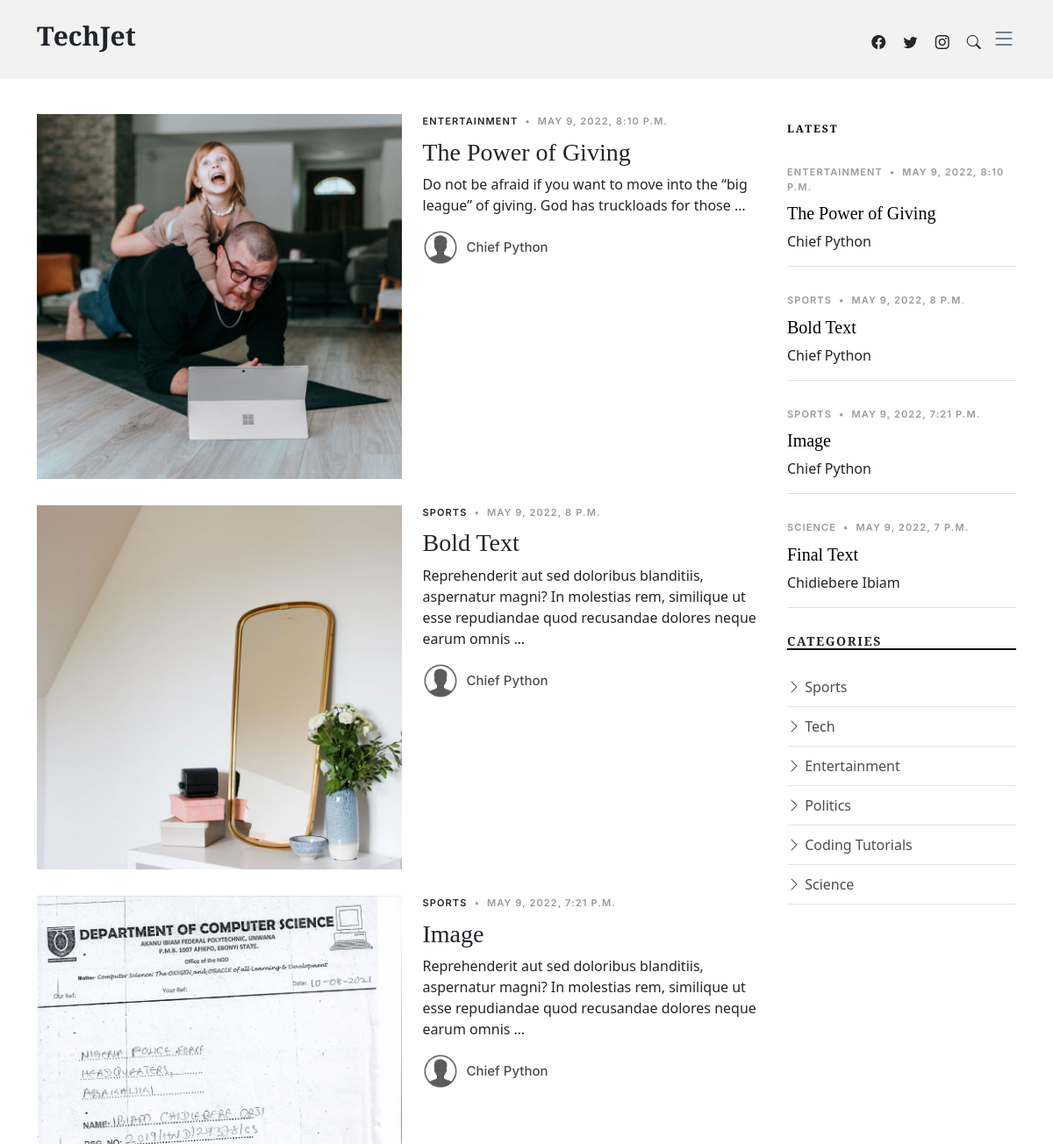
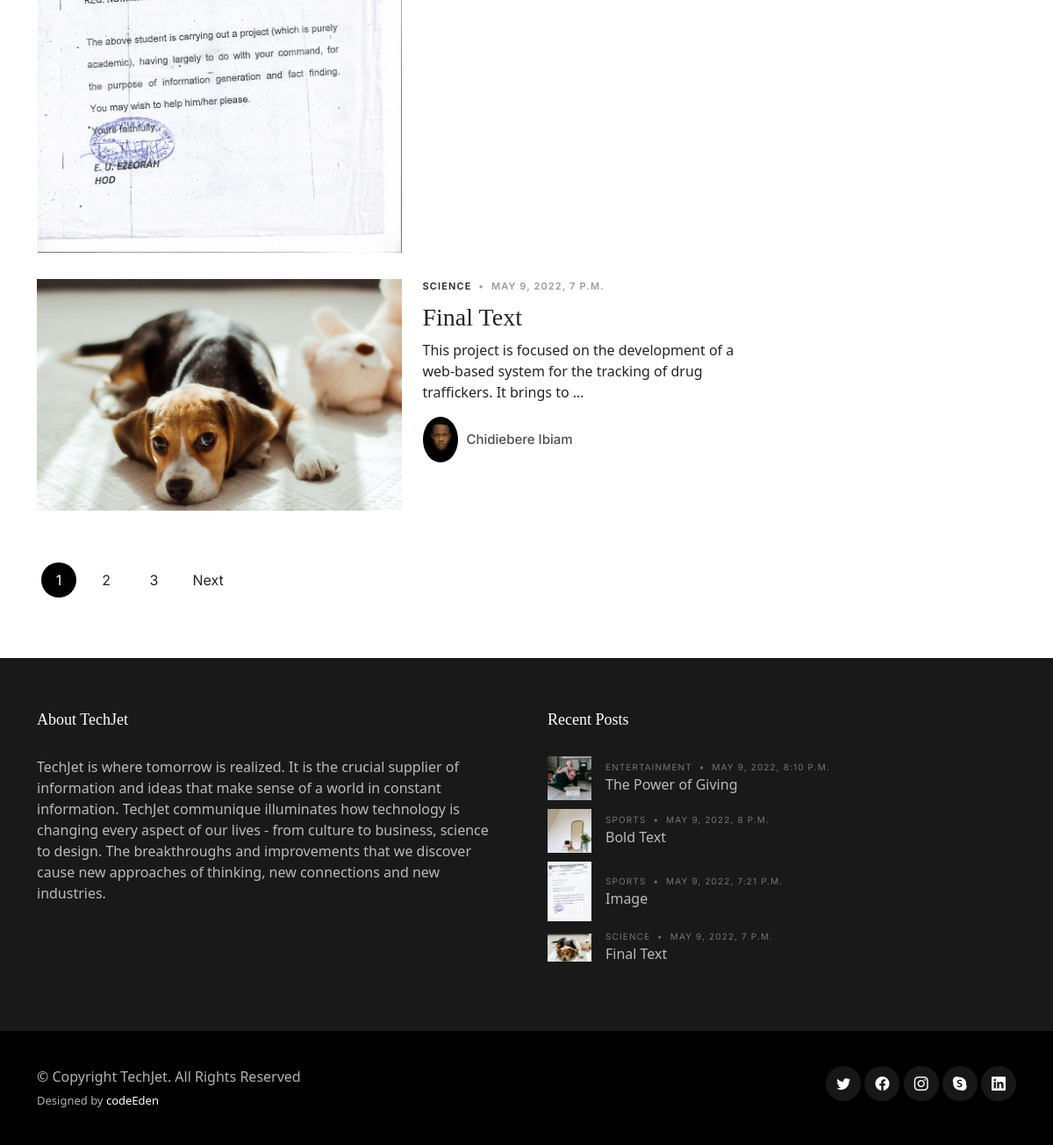
The page / on the database its author committed (2 pictures, top to bottom).
### blog/models.py (models this page shows, shortened)
class Post (models.Model):
    title = models.CharField(max_length=255)
    subtitle = models.CharField(max_length=255)
    header_image = models.ImageField(null=True, blank = True, upload_to = "images/")
    category = models.CharField(max_length=255, default = 'uncategorized')
    author = models.ForeignKey(User, on_delete=models.CASCADE)
    body = RichTextField(blank=True, null=True)
    post_date = models.DateTimeField(default=timezone.now)
    likes = models.ManyToManyField(User, related_name='blog_post')

class Profile(models.Model):
    user = models.OneToOneField(User, null=True, on_delete=models.CASCADE)
    bio = models.TextField()
    profile_pic = models.ImageField(null=True, blank = True, upload_to = "profile/")
    website_url = models.CharField(max_length=255, null=True, blank = True)
    facebook_url = models.CharField(max_length=255, null=True, blank = True)
    twitter_url = models.CharField(max_length=255, null=True, blank = True)
    instagram_url = models.CharField(max_length=255, null=True, blank = True)

class Category(models.Model):
    name = models.CharField(max_length=255)
    def __str__(self):
        return self.name

### blog/views.py (the view)
# urls.py: path('', views.HomeView.as_view(), name='home'),
class HomeView(ListView):
    model = Post
    template_name = 'home.html'
    paginate_by = 4
    ordering = ['-post_date']
    def get_context_data(self, *args, **kwargs):
        cat_menu = Category.objects.all()
        posts = Post.objects.filter (post_date__lte = timezone.now()).order_by('-post_date')
        few_post = posts[:4]
        context = super(HomeView, self).get_context_data(*args, **kwargs)
        context["cat_menu"] = cat_menu
        context["few_post"] = few_post
        return context

### blog/templatetags/main_extra.py (called while the page is built)
@register.filter
def page_window (page, last, size = 7):
    if page < size // 2 + 1:
        return range(1, min(size+1, last + 1))
    else:
        return range(page - size // 2, min(last + 1, page + 1 + size // 2))

### blog/templates/home.html (shortened to what this page needs)
{% extends 'base.html' %}
{% load static %}
  {% block content %}
  <main id="main">
    <section>
      <div class="container">
        <div class="row">
          <div class="col-md-9" data-aos="fade-up">
            {% for post in object_list %}
            <div class="d-md-flex post-entry-2 half">
              <a href="{% url 'article-detail' post.pk %}" class="me-4 thumbnail">
                {% if post.header_image %}
                <img src="{{ post.header_image.url }}" alt="" class="img-fluid" style="border-image: 900px 751px;">
                {% endif %}
              </a>
              <div>
                <div class="post-meta"><span class="date"> <a href="{% url 'category' post.category|slugify %}">{{ post.category | title}}</a> </span> <span class="mx-1">&bullet;</span> <span>{{ post.post_date }}</span>
                </div>
                <h3><a href="{% url 'article-detail' post.pk %}">{{post.title}}</a></h3>
                <p>{{post.subtitle | truncatewords:20|safe }}</p>
                <div class="d-flex align-items-center author">
                  <div class="photo">
                      {% if post.author.profile.profile_pic %}
                      <img src="{{ post.author.profile.profile_pic.url }}" class="img-fluid">
                      {% else %}
                      <img src="{% static 'ablog\images\male.png' %}" class="img-fluid">
                      {% endif %}
                    </div>
                  <div class="name">
                    <h3 class="m-0 p-0">{{post.author.first_name}} {{post.author.last_name}}</h3>
                  </div>
                </div>
              </div>
            </div>
            {% endfor %}
            <div class="text-start py-4">
                {% load main_extra %}
              <div class="custom-pagination">
                {% for page_number in page_obj.number|page_window:page_obj.paginator.num_pages %}
                <a href="?page={{ page_number }}" class="{% if page_number == page_obj.number %} active {% endif %}">
                    {{ page_number }}
                </a>
                {% endfor %}
                {% if page_obj.has_next %}
                <a href="{% url 'home' %}?page={{page_obj.next_page_number}}" class="next">Next</a>
                {% endif %}
            </div>
            </div>
          </div>
          <div class="col-md-3">
            <div class="aside-block">
              <ul class="nav nav-pills custom-tab-nav mb-4" id="pills-tab" role="tablist">
                <li class="nav-item" role="presentation">
                  <button class="nav-link" id="pills-latest-tab" data-bs-toggle="pill" data-bs-target="#pills-latest" type="button" role="tab" aria-controls="pills-latest" aria-selected="false">Latest</button>
                </li>
              </ul>
              <div class="tab-content" id="pills-tabContent">
                <div class="tab-pane fade show active" id="pills-popular" role="tabpanel" aria-labelledby="pills-popular-tab">
                  {% for post in few_post %}
                  <div class="post-entry-1 border-bottom">
                    <div class="post-meta"><span class="date">{{ post.category | title}}</span> <span class="mx-1">&bullet;</span> <span>{{ post.post_date }}</span></div>
                    <h2 class="mb-2"><a href="{% url 'article-detail' post.pk %}">{{post.title}}</a></h2>
                    <span class="author mb-3 d-block">{{post.author.first_name}} {{post.author.last_name}}</span>
                  </div>
                  {% endfor %}
                </div>
              </div>
            </div>
            {% if cat_menu %}
            <div class="aside-block">
              <h3 class="aside-title">Categories</h3>
              <ul class="aside-links list-unstyled">
                {% for item in cat_menu%}
                <li><a href="{% url 'category' item|slugify %}"><i class="bi bi-chevron-right"></i> {{item | title }}</a></li>
                {% endfor %}
              </ul>
            </div>
            {% endif %}
          </div>
        </div>
      </div>
    </section>
  </main>
  {% endblock %}

### blog/templates/base.html (shortened to what this page needs)
<!DOCTYPE html>
{% load static  %}
<html lang="en">
<head>
  <link href="{% static 'assets/vendor/bootstrap/css/bootstrap.min.css' %}" rel="stylesheet">
  <link href="{% static 'assets/vendor/bootstrap-icons/bootstrap-icons.css' %}" rel="stylesheet">
  <link href="{% static 'assets/vendor/swiper/swiper-bundle.min.css' %}" rel="stylesheet">
  <link href="{% static 'assets/vendor/glightbox/css/glightbox.min.css' %}" rel="stylesheet">
  <link href="{% static 'assets/vendor/aos/aos.css' %}" rel="stylesheet">
  <link href="{% static 'assets/css/variables.css' %}" rel="stylesheet">
  <link href="{% static 'assets/css/main.css' %}" rel="stylesheet">
</head>
<body>
  <header id="header" class="header d-flex align-items-center fixed-top">
    <div class="container-fluid container-xl d-flex align-items-center justify-content-between">
      <a href="{% url 'home' %}" class="logo d-flex align-items-center">
        <h1>TechJet</h1>
      </a>
      <div class="position-relative">
        <a href="#" class="mx-2"><span class="bi-facebook"></span></a>
        <a href="#" class="mx-2"><span class="bi-twitter"></span></a>
        <a href="#" class="mx-2"><span class="bi-instagram"></span></a>
        <a href="#" class="mx-2 js-search-open"><span class="bi-search"></span></a>
        <i class="bi bi-list mobile-nav-toggle"></i>
      </div>
    </div>
  </header>
    {% block content %}
    {% endblock %}
  <footer id="footer" class="footer">
    <div class="footer-content">
      <div class="container">
        <div class="row g-5">
          <div class="col-lg-6">
            <h3 class="footer-heading">About TechJet</h3>
            <p>TechJet is where tomorrow is realized. It is the crucial supplier of information and ideas that make sense of a world in constant information. TechJet communique illuminates how technology is changing every aspect of our lives - from culture to business, science to design. The breakthroughs and improvements that we discover cause new approaches of thinking, new connections and new industries.</p>
          </div>
          <div class="col-lg-6">
            <h3 class="footer-heading">Recent Posts</h3>
            <ul class="footer-links footer-blog-entry list-unstyled">
              {% for post in few_post %}
              <li>
                <a href="{% url 'article-detail' post.pk %}" class="d-flex align-items-center">
                  {% if post.header_image %}
                  <img src="{{ post.header_image.url }}" alt="" class="img-fluid me-3">
                  {% endif %}
                  <div>
                    <div class="post-meta d-block"><span class="date">{{ post.category | title}}</span> <span class="mx-1">&bullet;</span> <span>{{ post.post_date }}</span></div>
                    <span>{{post.title}}</span>
                  </div>
                </a>
              </li>
              {% endfor %}
            </ul>
          </div>
        </div>
      </div>
    </div>
    <div class="footer-legal">
      <div class="container">
        <div class="row justify-content-between">
          <div class="col-md-6 text-center text-md-start mb-3 mb-md-0">
            <div class="copyright">
              © Copyright <strong><span>TechJet</span></strong>. All Rights Reserved
            </div>
            <div class="credits">
              Designed by <a href="">codeEden</a>
            </div>
          </div>
          <div class="col-md-6">
            <div class="social-links mb-3 mb-lg-0 text-center text-md-end">
              <a href="#" class="twitter"><i class="bi bi-twitter"></i></a>
              <a href="#" class="facebook"><i class="bi bi-facebook"></i></a>
              <a href="#" class="instagram"><i class="bi bi-instagram"></i></a>
              <a href="#" class="google-plus"><i class="bi bi-skype"></i></a>
              <a href="#" class="linkedin"><i class="bi bi-linkedin"></i></a>
            </div>
          </div>
        </div>
      </div>
    </div>
  </footer>
</body>
</html>

### static/assets/css/variables.css (style rules this page uses)
:root { --font-default: 'EB Garamond', system-ui, -apple-system, "Segoe UI", Roboto, "Helvetica Neue", Arial, "Noto Sans", "Liberation Sans", sans-serif, "Apple Color Emoji", "Segoe UI Emoji", "Segoe UI Symbol", "Noto Color Emoji"; --font-primary: 'EB Garamond', serif; --font-secondary: 'Inter', sans-serif; --color-default: #212529; --color-default-rgb: 33, 37, 41; --color-links: #212529; --color-links-hover: #15171a; --color-primary: #212529; --color-primary-light: #26282c; --color-primary-dark: #0b0c0e; --color-primary-rgb: 33, 37, 41; --color-primary-light-rgb: 38, 40, 44; --color-primary-dark-rgb: 11, 12, 14; --color-secondary: #596d80; --color-secondary-light: #8498aa; --color-secondary-dark: #404f5c; --color-secondary-rgb: 89, 109, 128; --color-secondary-light-rgb: 132, 152, 170; --color-secondary-dark-rgb: 64, 79, 92; --color-blue: #0d6efd; --color-blue-rgb: 13, 110, 253; --color-indigo: #6610f2; --color-indigo-rgb: 102, 16, 242; --color-purple: #6f42c1; --color-purple-rgb: 111, 66, 193; --color-pink: #f3268c; --color-pink-rgb: 243, 38, 140; --color-red: #df1529; --color-red-rgb: 223, 21, 4; --color-orange: #fd7e14; --color-orange-rgb: 253, 126, 20; --color-yellow: #ffc107; --color-yellow-rgb: 255, 193, 7; --color-green: #059652; --color-green-rgb: 5, 150, 82; --color-teal: #20c997; --color-teal-rgb: 32, 201, 151; --color-cyan: #0dcaf0; --color-cyan-rgb: 13, 202, 240; --color-white: #ffffff; --color-white-rgb: 255, 255, 255; --color-gray: #6c757d; --color-gray-rgb: 108, 117, 125; --color-black: #000000; --color-black-rgb: 0, 0, 0; }
:root { --bs-blue: var(--color-blue); --bs-indigo: var(--color-indigo); --bs-purple: var(--color-purple); --bs-pink: var(--color-pink); --bs-red: var(--color-red); --bs-orange: var(--color-orange); --bs-yellow: var(--color-yellow); --bs-green: var(--color-green); --bs-teal: var(--color-teal); --bs-cyan: var(--color-cyan); --bs-white: var(--color-white); --bs-gray: var(--color-gray); --bs-gray-dark: #343a40; --bs-gray-100: #f8f9fa; --bs-gray-200: #e9ecef; --bs-gray-300: #dee2e6; --bs-gray-400: #ced4da; --bs-gray-500: #adb5bd; --bs-gray-600: #6c757d; --bs-gray-700: #495057; --bs-gray-800: #343a40; --bs-gray-900: #212529; --bs-primary: var(--color-blue); --bs-secondary: var(--color-blue); --bs-success: #198754; --bs-info: #0dcaf0; --bs-warning: #ffc107; --bs-danger: #dc3545; --bs-light: #f8f9fa; --bs-dark: #212529; --bs-primary-rgb: var(--color-primary-rgb); --bs-secondary-rgb: var(--color-secondary-rgb); --bs-success-rgb: 25, 135, 84; --bs-info-rgb: 13, 202, 240; --bs-warning-rgb: 255, 193, 7; --bs-danger-rgb: 220, 53, 69; --bs-light-rgb: 248, 249, 250; --bs-dark-rgb: 33, 37, 41; --bs-white-rgb: var(--color-white-rgb); --bs-black-rgb: var(--color-black-rgb); --bs-body-color-rgb: var(--color-default-rgb); --bs-body-bg-rgb: 255, 255, 255; --bs-font-sans-serif: var(--font-default); --bs-font-monospace: SFMono-Regular, Menlo, Monaco, Consolas, "Liberation Mono", "Courier New", monospace; --bs-gradient: linear-gradient(180deg, rgba(255, 255, 255, 0.15), rgba(255, 255, 255, 0)); --bs-body-font-family: var(--font-default); --bs-body-font-size: 1rem; --bs-body-font-weight: 400; --bs-body-line-height: 1.5; --bs-body-color: var(--color-default); --bs-body-bg: #fff; }

### rows shown on the page
Post: header_image (picture), category "ENTERTAINMENT", post_date "MAY 9, 2022, 8:10 P.M.", title "The Power of Giving", subtitle "Do not be afraid if you want to move into the “big league” of giving. God has truckloads for those …", author.first_name "Chief", author.last_name "Python"
Post: header_image (picture), category "SPORTS", post_date "MAY 9, 2022, 8 P.M.", title "Bold Text", subtitle "Reprehenderit aut sed doloribus blanditiis, aspernatur magni? In molestias rem, similique ut esse repudiandae quod recusandae dolores neque earum omnis …", author.first_name "Chief", author.last_name "Python"
Post: header_image (picture), category "SPORTS", post_date "MAY 9, 2022, 7:21 P.M.", title "Image", subtitle "Reprehenderit aut sed doloribus blanditiis, aspernatur magni? In molestias rem, similique ut esse repudiandae quod recusandae dolores neque earum omnis …", author.first_name "Chief", author.last_name "Python"
Post: header_image (picture), category "SCIENCE", post_date "MAY 9, 2022, 7 P.M.", title "Final Text", subtitle "This project is focused on the development of a web-based system for the tracking of drug traffickers. It brings to …", author.profile.profile_pic (picture), author.first_name "Chidiebere", author.last_name "Ibiam"
Category: name "Sports"
Category: name "Tech"
Category: name "Entertainment"
Category: name "Politics"
Category: name "Coding Tutorials"
Category: name "Science"

### other values the page prints
{{ page_number }} "1" "2" "3"
